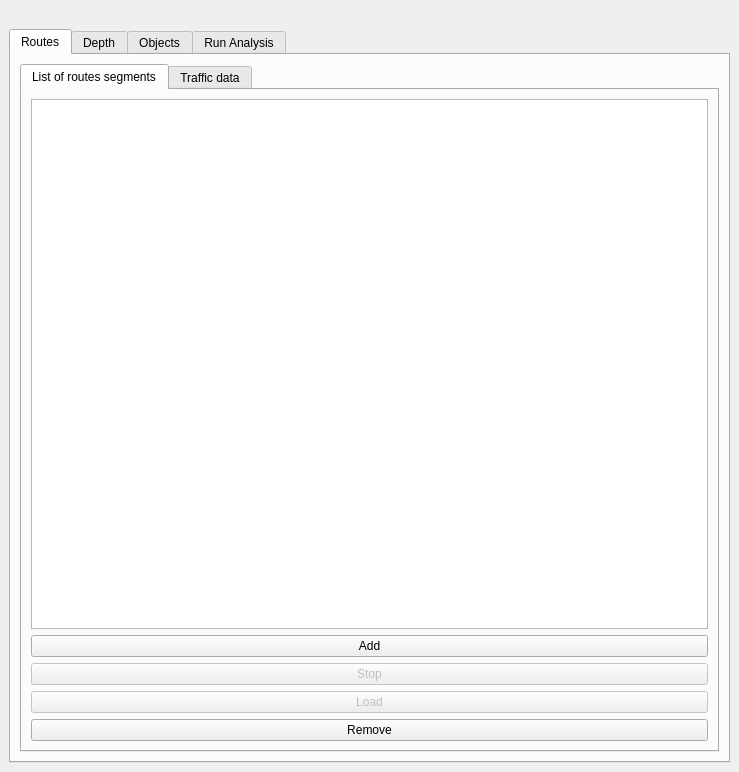
<?xml version="1.0" encoding="UTF-8"?>
<ui version="4.0">
 <class>OpenMRATDockWidgetBase</class>
 <widget class="QDockWidget" name="OpenMRATDockWidgetBase">
  <property name="geometry">
   <rect>
    <x>0</x>
    <y>0</y>
    <width>739</width>
    <height>772</height>
   </rect>
  </property>
  <property name="windowTitle">
   <string>Open Maritime Risk Analysis Tool</string>
  </property>
  <widget class="QWidget" name="dockWidgetContents">
   <layout class="QGridLayout" name="gridLayout">
    <item row="5" column="0">
     <layout class="QHBoxLayout" name="horizontalLayout">
      <property name="sizeConstraint">
       <enum>QLayout::SetFixedSize</enum>
      </property>
      <property name="leftMargin">
       <number>0</number>
      </property>
      <property name="topMargin">
       <number>20</number>
      </property>
     </layout>
    </item>
    <item row="12" column="0">
     <widget class="QTabWidget" name="tabWidget">
      <property name="currentIndex">
       <number>0</number>
      </property>
      <widget class="QWidget" name="Route_tab">
       <attribute name="title">
        <string>Routes</string>
       </attribute>
       <layout class="QVBoxLayout" name="verticalLayout_4">
        <item>
         <widget class="QTabWidget" name="tabWidget_2">
          <property name="currentIndex">
           <number>0</number>
          </property>
          <widget class="QWidget" name="tab_5">
           <attribute name="title">
            <string>List of routes segments</string>
           </attribute>
           <layout class="QVBoxLayout" name="verticalLayout_5">
            <item>
             <widget class="QTableWidget" name="twRouteList"/>
            </item>
            <item>
             <widget class="QPushButton" name="pbAddRoute">
              <property name="text">
               <string>Add</string>
              </property>
             </widget>
            </item>
            <item>
             <widget class="QPushButton" name="pbStopRoute">
              <property name="enabled">
               <bool>false</bool>
              </property>
              <property name="text">
               <string>Stop</string>
              </property>
             </widget>
            </item>
            <item>
             <widget class="QPushButton" name="pbLoadRoute">
              <property name="enabled">
               <bool>false</bool>
              </property>
              <property name="text">
               <string>Load</string>
              </property>
             </widget>
            </item>
            <item>
             <widget class="QPushButton" name="pbRemoveRoute">
              <property name="text">
               <string>Remove</string>
              </property>
             </widget>
            </item>
           </layout>
          </widget>
          <widget class="QWidget" name="tab_6">
           <attribute name="title">
            <string>Traffic data</string>
           </attribute>
           <layout class="QVBoxLayout" name="verticalLayout_3">
            <item>
             <layout class="QGridLayout" name="gridLayout_2">
              <item row="2" column="0">
               <layout class="QVBoxLayout" name="verticalLayout">
                <item>
                 <widget class="QLabel" name="laDir1">
                  <property name="font">
                   <font>
                    <pointsize>12</pointsize>
                    <weight>75</weight>
                    <bold>true</bold>
                   </font>
                  </property>
                  <property name="text">
                   <string>Direction 1</string>
                  </property>
                  <property name="alignment">
                   <set>Qt::AlignCenter</set>
                  </property>
                 </widget>
                </item>
                <item>
                 <widget class="QLabel" name="label_7">
                  <property name="font">
                   <font>
                    <weight>75</weight>
                    <bold>true</bold>
                   </font>
                  </property>
                  <property name="text">
                   <string>Normal distribution</string>
                  </property>
                 </widget>
                </item>
                <item>
                 <layout class="QFormLayout" name="formLayout">
                  <item row="0" column="0">
                   <widget class="QLabel" name="label_2">
                    <property name="text">
                     <string>Mean1</string>
                    </property>
                   </widget>
                  </item>
                  <item row="0" column="1">
                   <widget class="QLineEdit" name="leNormMean1_1">
                    <property name="text">
                     <string>0</string>
                    </property>
                   </widget>
                  </item>
                  <item row="1" column="0">
                   <widget class="QLabel" name="label_3">
                    <property name="text">
                     <string>std 1</string>
                    </property>
                   </widget>
                  </item>
                  <item row="1" column="1">
                   <widget class="QLineEdit" name="leNormStd1_1">
                    <property name="text">
                     <string>0</string>
                    </property>
                   </widget>
                  </item>
                  <item row="2" column="0">
                   <widget class="QLabel" name="label_29">
                    <property name="text">
                     <string>weight 1</string>
                    </property>
                   </widget>
                  </item>
                  <item row="2" column="1">
                   <widget class="QLineEdit" name="leNormWeight1_1">
                    <property name="text">
                     <string>100</string>
                    </property>
                   </widget>
                  </item>
                  <item row="3" column="0">
                   <widget class="QLabel" name="label_8">
                    <property name="text">
                     <string>Mean2</string>
                    </property>
                   </widget>
                  </item>
                  <item row="3" column="1">
                   <widget class="QLineEdit" name="leNormMean1_2">
                    <property name="text">
                     <string>0</string>
                    </property>
                   </widget>
                  </item>
                  <item row="4" column="0">
                   <widget class="QLabel" name="label_9">
                    <property name="text">
                     <string>std 2</string>
                    </property>
                   </widget>
                  </item>
                  <item row="4" column="1">
                   <widget class="QLineEdit" name="leNormStd1_2">
                    <property name="text">
                     <string>0</string>
                    </property>
                   </widget>
                  </item>
                  <item row="6" column="0">
                   <widget class="QLabel" name="label_26">
                    <property name="text">
                     <string>Mean3</string>
                    </property>
                   </widget>
                  </item>
                  <item row="6" column="1">
                   <widget class="QLineEdit" name="leNormMean1_3">
                    <property name="text">
                     <string>0</string>
                    </property>
                   </widget>
                  </item>
                  <item row="7" column="0">
                   <widget class="QLabel" name="label_16">
                    <property name="text">
                     <string>std 3</string>
                    </property>
                   </widget>
                  </item>
                  <item row="7" column="1">
                   <widget class="QLineEdit" name="leNormStd1_3">
                    <property name="text">
                     <string>0</string>
                    </property>
                   </widget>
                  </item>
                  <item row="5" column="1">
                   <widget class="QLineEdit" name="leNormWeight1_2">
                    <property name="text">
                     <string>0</string>
                    </property>
                   </widget>
                  </item>
                  <item row="5" column="0">
                   <widget class="QLabel" name="label_30">
                    <property name="text">
                     <string>weight 2</string>
                    </property>
                   </widget>
                  </item>
                  <item row="8" column="1">
                   <widget class="QLineEdit" name="leNormWeight1_3">
                    <property name="text">
                     <string>0</string>
                    </property>
                   </widget>
                  </item>
                  <item row="8" column="0">
                   <widget class="QLabel" name="label_31">
                    <property name="text">
                     <string>weight 3</string>
                    </property>
                   </widget>
                  </item>
                 </layout>
                </item>
                <item>
                 <widget class="QLabel" name="label_10">
                  <property name="font">
                   <font>
                    <weight>75</weight>
                    <bold>true</bold>
                   </font>
                  </property>
                  <property name="text">
                   <string>Uniform distribution</string>
                  </property>
                 </widget>
                </item>
                <item>
                 <layout class="QFormLayout" name="formLayout_3">
                  <item row="0" column="0">
                   <widget class="QLabel" name="label_4">
                    <property name="text">
                     <string>Min:</string>
                    </property>
                   </widget>
                  </item>
                  <item row="0" column="1">
                   <widget class="QLineEdit" name="leUniformMin1">
                    <property name="text">
                     <string>0</string>
                    </property>
                   </widget>
                  </item>
                  <item row="1" column="0">
                   <widget class="QLabel" name="label_5">
                    <property name="text">
                     <string>Max:</string>
                    </property>
                   </widget>
                  </item>
                  <item row="1" column="1">
                   <widget class="QLineEdit" name="leUniformMax1">
                    <property name="text">
                     <string>0</string>
                    </property>
                   </widget>
                  </item>
                  <item row="2" column="0">
                   <widget class="QLabel" name="label_6">
                    <property name="text">
                     <string>% Uniform</string>
                    </property>
                   </widget>
                  </item>
                  <item row="2" column="1">
                   <widget class="QSpinBox" name="sbUniformP1">
                    <property name="maximum">
                     <number>100</number>
                    </property>
                   </widget>
                  </item>
                 </layout>
                </item>
                <item>
                 <widget class="QLabel" name="label_11">
                  <property name="font">
                   <font>
                    <weight>75</weight>
                    <bold>true</bold>
                   </font>
                  </property>
                  <property name="text">
                   <string>&quot;Powered repair time&quot;</string>
                  </property>
                 </widget>
                </item>
                <item>
                 <layout class="QFormLayout" name="formLayout_4">
                  <item row="0" column="0">
                   <widget class="QLabel" name="label_24">
                    <property name="text">
                     <string>Mean time between checks
(seconds)</string>
                    </property>
                   </widget>
                  </item>
                  <item row="0" column="1">
                   <widget class="QLineEdit" name="LEMeanTimeSeconds1">
                    <property name="text">
                     <string>180</string>
                    </property>
                   </widget>
                  </item>
                 </layout>
                </item>
               </layout>
              </item>
              <item row="4" column="0" colspan="3">
               <layout class="QVBoxLayout" name="DistributionWidget"/>
              </item>
              <item row="3" column="0" colspan="3">
               <widget class="Line" name="line_3">
                <property name="orientation">
                 <enum>Qt::Horizontal</enum>
                </property>
               </widget>
              </item>
              <item row="1" column="0" colspan="3">
               <widget class="Line" name="line_2">
                <property name="orientation">
                 <enum>Qt::Horizontal</enum>
                </property>
               </widget>
              </item>
              <item row="2" column="1">
               <widget class="Line" name="line">
                <property name="orientation">
                 <enum>Qt::Vertical</enum>
                </property>
               </widget>
              </item>
              <item row="4" column="3">
               <spacer name="verticalSpacer">
                <property name="orientation">
                 <enum>Qt::Vertical</enum>
                </property>
                <property name="sizeHint" stdset="0">
                 <size>
                  <width>1</width>
                  <height>80</height>
                 </size>
                </property>
               </spacer>
              </item>
              <item row="0" column="0">
               <widget class="QPushButton" name="pbUpdateAIS">
                <property name="text">
                 <string>Update / reset leg data</string>
                </property>
               </widget>
              </item>
              <item row="0" column="2">
               <widget class="QComboBox" name="cbTrafficSelectSeg">
                <property name="enabled">
                 <bool>false</bool>
                </property>
               </widget>
              </item>
              <item row="2" column="2">
               <layout class="QVBoxLayout" name="verticalLayout_2">
                <item>
                 <widget class="QLabel" name="laDir2">
                  <property name="font">
                   <font>
                    <pointsize>12</pointsize>
                    <weight>75</weight>
                    <bold>true</bold>
                   </font>
                  </property>
                  <property name="text">
                   <string>Direction 2</string>
                  </property>
                  <property name="alignment">
                   <set>Qt::AlignCenter</set>
                  </property>
                 </widget>
                </item>
                <item>
                 <widget class="QLabel" name="label_12">
                  <property name="font">
                   <font>
                    <weight>75</weight>
                    <bold>true</bold>
                   </font>
                  </property>
                  <property name="text">
                   <string>Normal distribution</string>
                  </property>
                 </widget>
                </item>
                <item>
                 <layout class="QFormLayout" name="formLayout_5">
                  <item row="0" column="0">
                   <widget class="QLabel" name="label_13">
                    <property name="text">
                     <string>Mean 1</string>
                    </property>
                   </widget>
                  </item>
                  <item row="1" column="0">
                   <widget class="QLabel" name="label_14">
                    <property name="text">
                     <string>std 1</string>
                    </property>
                   </widget>
                  </item>
                  <item row="1" column="1">
                   <widget class="QLineEdit" name="leNormStd2_1">
                    <property name="text">
                     <string>0</string>
                    </property>
                   </widget>
                  </item>
                  <item row="4" column="1">
                   <widget class="QLineEdit" name="leNormStd2_2">
                    <property name="text">
                     <string>0</string>
                    </property>
                   </widget>
                  </item>
                  <item row="4" column="0">
                   <widget class="QLabel" name="label_17">
                    <property name="text">
                     <string>std 2</string>
                    </property>
                   </widget>
                  </item>
                  <item row="3" column="0">
                   <widget class="QLabel" name="label_18">
                    <property name="text">
                     <string>Mean 2</string>
                    </property>
                   </widget>
                  </item>
                  <item row="0" column="1">
                   <widget class="QLineEdit" name="leNormMean2_1">
                    <property name="text">
                     <string>0</string>
                    </property>
                   </widget>
                  </item>
                  <item row="3" column="1">
                   <widget class="QLineEdit" name="leNormMean2_2">
                    <property name="text">
                     <string>0</string>
                    </property>
                   </widget>
                  </item>
                  <item row="7" column="1">
                   <widget class="QLineEdit" name="leNormStd2_3">
                    <property name="text">
                     <string>0</string>
                    </property>
                   </widget>
                  </item>
                  <item row="6" column="0">
                   <widget class="QLabel" name="label_28">
                    <property name="text">
                     <string>Mean 3</string>
                    </property>
                   </widget>
                  </item>
                  <item row="6" column="1">
                   <widget class="QLineEdit" name="leNormMean2_3">
                    <property name="text">
                     <string>0</string>
                    </property>
                   </widget>
                  </item>
                  <item row="7" column="0">
                   <widget class="QLabel" name="label_27">
                    <property name="text">
                     <string>std 3</string>
                    </property>
                   </widget>
                  </item>
                  <item row="2" column="1">
                   <widget class="QLineEdit" name="leNormWeight2_1">
                    <property name="text">
                     <string>100</string>
                    </property>
                   </widget>
                  </item>
                  <item row="2" column="0">
                   <widget class="QLabel" name="label_32">
                    <property name="text">
                     <string>weight 1</string>
                    </property>
                   </widget>
                  </item>
                  <item row="5" column="1">
                   <widget class="QLineEdit" name="leNormWeight2_2">
                    <property name="text">
                     <string>0</string>
                    </property>
                   </widget>
                  </item>
                  <item row="8" column="1">
                   <widget class="QLineEdit" name="leNormWeight2_3">
                    <property name="text">
                     <string>0</string>
                    </property>
                   </widget>
                  </item>
                  <item row="5" column="0">
                   <widget class="QLabel" name="label_33">
                    <property name="text">
                     <string>weight 2</string>
                    </property>
                   </widget>
                  </item>
                  <item row="8" column="0">
                   <widget class="QLabel" name="label_34">
                    <property name="text">
                     <string>weight 3</string>
                    </property>
                   </widget>
                  </item>
                 </layout>
                </item>
                <item>
                 <widget class="QLabel" name="label_15">
                  <property name="font">
                   <font>
                    <weight>75</weight>
                    <bold>true</bold>
                   </font>
                  </property>
                  <property name="text">
                   <string>Uniform distribution</string>
                  </property>
                 </widget>
                </item>
                <item>
                 <layout class="QFormLayout" name="formLayout_6">
                  <item row="0" column="0">
                   <widget class="QLabel" name="label_20">
                    <property name="text">
                     <string>Min:</string>
                    </property>
                   </widget>
                  </item>
                  <item row="1" column="0">
                   <widget class="QLabel" name="label_21">
                    <property name="text">
                     <string>Max:</string>
                    </property>
                   </widget>
                  </item>
                  <item row="2" column="0">
                   <widget class="QLabel" name="label_22">
                    <property name="text">
                     <string>% Uniform</string>
                    </property>
                   </widget>
                  </item>
                  <item row="0" column="1">
                   <widget class="QLineEdit" name="leUniformMin2">
                    <property name="text">
                     <string>0</string>
                    </property>
                   </widget>
                  </item>
                  <item row="1" column="1">
                   <widget class="QLineEdit" name="leUniformMax2">
                    <property name="text">
                     <string>0</string>
                    </property>
                   </widget>
                  </item>
                  <item row="2" column="1">
                   <widget class="QSpinBox" name="sbUniformP2">
                    <property name="maximum">
                     <number>100</number>
                    </property>
                   </widget>
                  </item>
                 </layout>
                </item>
                <item>
                 <widget class="QLabel" name="label_23">
                  <property name="font">
                   <font>
                    <weight>75</weight>
                    <bold>true</bold>
                   </font>
                  </property>
                  <property name="text">
                   <string>&quot;Powered repair time&quot;</string>
                  </property>
                 </widget>
                </item>
                <item>
                 <layout class="QFormLayout" name="formLayout_7">
                  <item row="0" column="0">
                   <widget class="QLabel" name="label_25">
                    <property name="text">
                     <string>Mean time between checks
(seconds)</string>
                    </property>
                   </widget>
                  </item>
                  <item row="0" column="1">
                   <widget class="QLineEdit" name="LEMeanTimeSeconds2">
                    <property name="text">
                     <string>180</string>
                    </property>
                   </widget>
                  </item>
                 </layout>
                </item>
               </layout>
              </item>
              <item row="6" column="0">
               <widget class="QPushButton" name="pbEditTrafficData">
                <property name="text">
                 <string>Edit traffic data</string>
                </property>
               </widget>
              </item>
             </layout>
            </item>
           </layout>
          </widget>
         </widget>
        </item>
       </layout>
      </widget>
      <widget class="QWidget" name="depths">
       <attribute name="title">
        <string>Depth</string>
       </attribute>
       <widget class="QTableWidget" name="twDepthList">
        <property name="geometry">
         <rect>
          <x>10</x>
          <y>10</y>
          <width>381</width>
          <height>321</height>
         </rect>
        </property>
        <column>
         <property name="text">
          <string>Id</string>
         </property>
        </column>
        <column>
         <property name="text">
          <string>Depth</string>
         </property>
        </column>
        <column>
         <property name="text">
          <string>Polygon</string>
         </property>
        </column>
       </widget>
       <widget class="QPushButton" name="pbRemoveDepth">
        <property name="geometry">
         <rect>
          <x>200</x>
          <y>340</y>
          <width>75</width>
          <height>23</height>
         </rect>
        </property>
        <property name="text">
         <string>Remove</string>
        </property>
       </widget>
       <widget class="QPushButton" name="pbAddSimpleDepth">
        <property name="geometry">
         <rect>
          <x>20</x>
          <y>340</y>
          <width>75</width>
          <height>23</height>
         </rect>
        </property>
        <property name="text">
         <string>Add manual</string>
        </property>
       </widget>
       <widget class="QPushButton" name="pbLoadDepth">
        <property name="geometry">
         <rect>
          <x>110</x>
          <y>340</y>
          <width>75</width>
          <height>23</height>
         </rect>
        </property>
        <property name="text">
         <string>Load</string>
        </property>
       </widget>
      </widget>
      <widget class="QWidget" name="objects">
       <attribute name="title">
        <string>Objects</string>
       </attribute>
       <widget class="QPushButton" name="pbLoadObject">
        <property name="geometry">
         <rect>
          <x>120</x>
          <y>340</y>
          <width>75</width>
          <height>23</height>
         </rect>
        </property>
        <property name="text">
         <string>Load</string>
        </property>
       </widget>
       <widget class="QTableWidget" name="twObjectList">
        <property name="geometry">
         <rect>
          <x>20</x>
          <y>10</y>
          <width>361</width>
          <height>321</height>
         </rect>
        </property>
        <column>
         <property name="text">
          <string>Id</string>
         </property>
        </column>
        <column>
         <property name="text">
          <string>Height</string>
         </property>
        </column>
        <column>
         <property name="text">
          <string>Polygon</string>
         </property>
        </column>
       </widget>
       <widget class="QPushButton" name="pbAddSimpleObject">
        <property name="geometry">
         <rect>
          <x>30</x>
          <y>340</y>
          <width>75</width>
          <height>23</height>
         </rect>
        </property>
        <property name="text">
         <string>Add manual</string>
        </property>
       </widget>
       <widget class="QPushButton" name="pbRemoveObject">
        <property name="geometry">
         <rect>
          <x>210</x>
          <y>340</y>
          <width>75</width>
          <height>23</height>
         </rect>
        </property>
        <property name="text">
         <string>Remove</string>
        </property>
       </widget>
      </widget>
      <widget class="QWidget" name="tab_9">
       <attribute name="title">
        <string>Run Analysis</string>
       </attribute>
       <layout class="QVBoxLayout" name="verticalLayout_5">
        <item>
         <widget class="QWidget" name="verticalWidget" native="true">
          <layout class="QVBoxLayout" name="result_layout1">
           <item>
            <widget class="QPushButton" name="pbRunModel">
             <property name="text">
              <string>Run model</string>
             </property>
            </widget>
           </item>
           <item>
            <layout class="QVBoxLayout" name="result_layout"/>
           </item>
           <item>
            <widget class="QLabel" name="result_values">
             <property name="maximumSize">
              <size>
               <width>16777215</width>
               <height>30</height>
              </size>
             </property>
             <property name="text">
              <string>Points along the lines to estimate groundings</string>
             </property>
             <property name="alignment">
              <set>Qt::AlignLeading|Qt::AlignLeft|Qt::AlignVCenter</set>
             </property>
            </widget>
           </item>
          </layout>
         </widget>
        </item>
       </layout>
      </widget>
     </widget>
    </item>
   </layout>
  </widget>
 </widget>
 <resources/>
 <connections/>
</ui>
